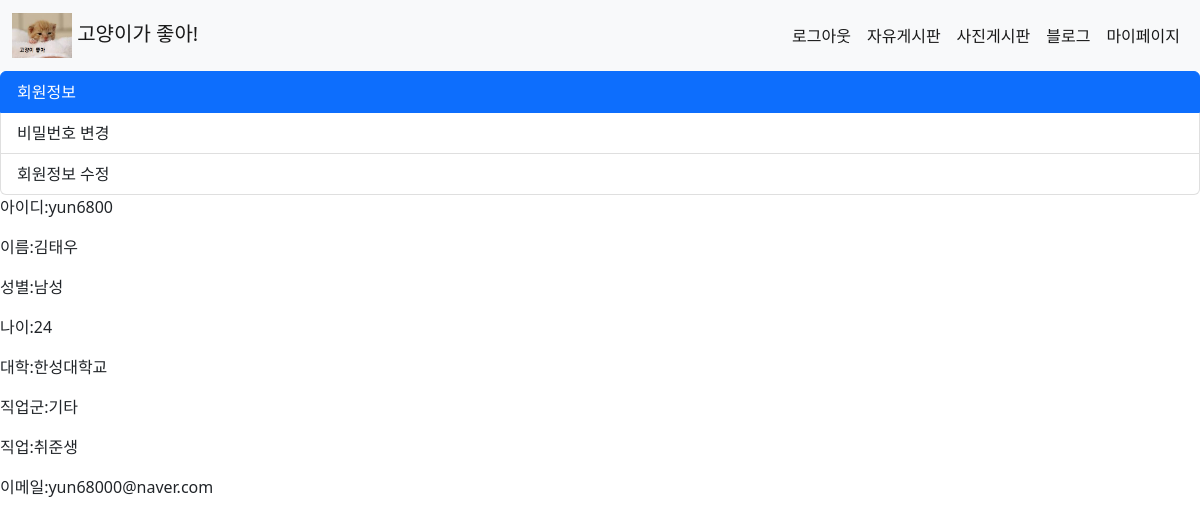
Screenshot of /community/mypage/ (signed in) with the database file from the repository.
### accounts/models.py (models this page shows)
class MyUser(AbstractUser):
    avatar = models.ImageField(blank=True)
    age = models.IntegerField(blank=True, null=True)
    univ = models.CharField(max_length=15, blank=True)
    job = models.CharField(max_length=20, blank=True)
    blog = models.OneToOneField(MyBlog, on_delete=models.CASCADE, null=True)
    job_group_choices = (('경영,사무,금융,보험직', '경영,사무,금융,보험직')
                         , ('연구,공학,기술직', '연구,공학,기술직')
                         , ('교육,법률,사회복지,경찰,소방직 및 군인', '교육,법률,사회복지,경찰,소방직 및 군인')
                         , ('보건,의료직', '보건,의료직')
                         , ('예술,디자인,방송,스포츠직', '예술,디자인,방송,스포츠직')
                         , ('미용,경비,청소직', '미용,경비,청소직')
                         , ('영업등', '영업,판매,운전,운송직')
                         , ('영업,판매,운전,운송직', '건설,채굴직')
                         , ('설치,정비,생산직', '설치,정비,생산직')
                         , ('농립어업직', '농립어업직')
                         , ('기타', '기타'))
    job_group = models.CharField(max_length=30, default="기타", choices=job_group_choices)
    gender_choices = (('남성', '님성'), ('여성', '여성'))
    gender = models.CharField(max_length=7, choices=gender_choices)

### community/views.py (the view)
# urls.py: path('mypage/', views.my_page, name='my_page'),
@login_required
def my_page(request):
    return render(request, 'community/mypage.html')

### community/templates/community/mypage.html
{% extends 'community/mypage_base.html' %}
{% block menu %}
    <a href="{% url 'community:my_page' %}" class="list-group-item list-group-item-action active" href="">회원정보</a>
    <a href="{% url 'accounts:my_page_password' %}" class="list-group-item" href="">비밀번호 변경</a>
    {% if user.first_name and user.last_name and user.gender and user.age and user.univ and user.email and user.job %}
        <a href="{% url 'accounts:my_page_inf_change' %}" class="list-group-item" href="">회원정보 수정</a>
    {% else %}
        <a href="{% url 'accounts:my_page_inf_change' %}" class="list-group-item" href="">회원정보 등록</a>
    {% endif %}
{% endblock %}
{% block my_content %}
    <p>아이디:{{ user.username }}</p>
    <p>이름:{{ user.last_name }}{{ user.first_name }}</p>
    <p>성별:{{ user.gender }}</p>
    <p>나이:{{ user.age }}</p>
    <p>대학:{{ user.univ }}</p>
    <p>직업군:{{ user.job_group }}</p>
    <p>직업:{{ user.job }}</p>
    <p>이메일:{{ user.email }}</p>
{% endblock %}

### community/templates/community/base.html (style rules this page uses)
a { text-decoration: none; }

### rows the page displays
MyUser: username "yun6800", last_name "김", first_name "태우", gender "남성", age "24", univ "한성대학교", job_group "기타", job "취준생", email "yun68000@naver.com"
